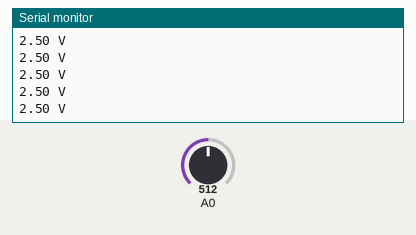
A sketch run on a simulated Arduino Uno, built with avr-gcc and run on an emulated ATmega328P. On the bench: the last lines printed to the serial monitor. The inputs (shaded band) are chosen by the test bench; at power-on: A0 = 512.

Above: at 1.2 s.
1.3 s: A0 set to 716
At 1.32 s:
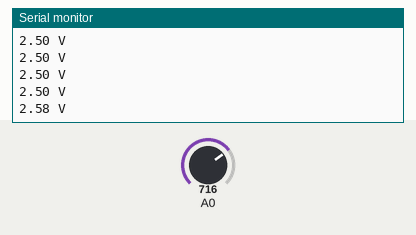
2.8 s: A0 set to 900
At 2.83 s:
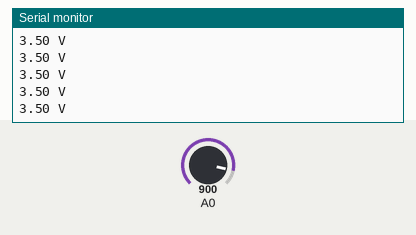
Timing chart, 0 to 5.8 s (numbered marks = the images above; inputs shaded):
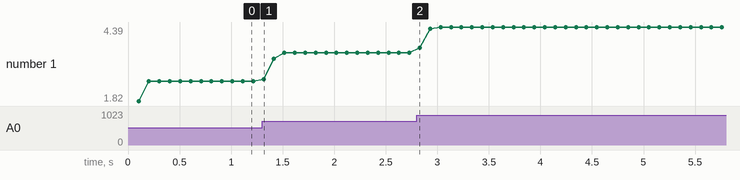

Measured:
- after the input at 1.3 s, the serial monitor: prints a new line at once (image 1)
- plotted number 1: 2.5 → 3.5 after the input at 1.3 s, 3.5 → 4.39 after the input at 2.8 s

The sketch:

voltage_converter.ino
```cpp
void setup() {
  Serial.begin(9600);
}

void loop() {
  static uint8_t i;
  static const uint8_t size = 255;
  static unsigned convert, voltages[size];
  static unsigned long timer, result;

  for (i = 0, result = 0; i < size - 1; voltages[i] = voltages[i + 1], i++)
    result += voltages[i];
  convert = (result + (voltages[size - 1] = analogRead(A0))) / size;

  if (millis() - timer > 100) {
    timer = millis();
    Serial.print(convert * 5.0 / 1024);
    Serial.flush();
    Serial.println(" V");
  }
}
```
